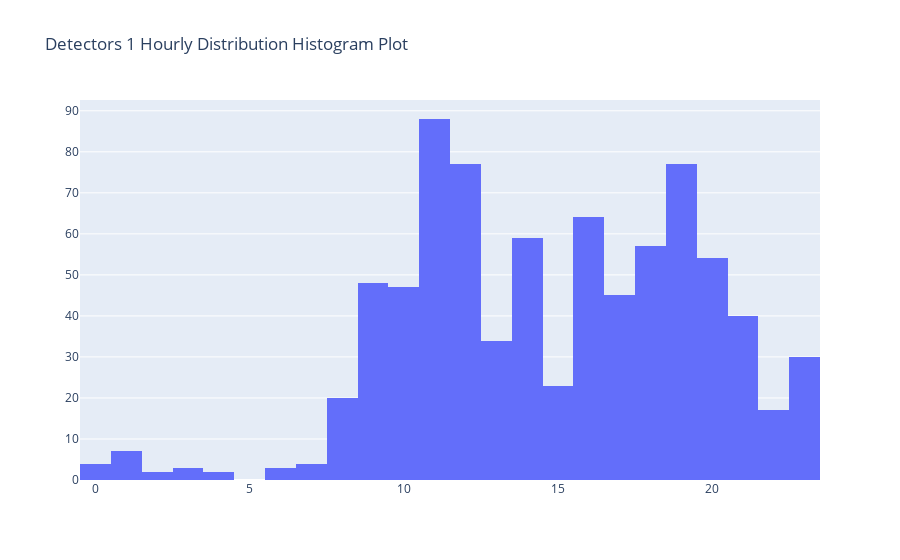

The notebook cell this image was saved under:
### Code cell
# defining data in interactive plots
trace1= go.Histogram(x=Detector_1['Hour'], nbinsx=24)
data = [trace1]
# defining layout
layout = go.Layout(title="Detectors 1 Hourly Distribution Histogram Plot")
# defining figure and plotting
fig = go.Figure(data = data,layout = layout)
iplot(fig)

### Figure 1 — Plotly figure (JSON) as saved in the notebook; plotly's stock layout.template omitted (floating-point values rounded to 4 significant figures; data arrays with more than 128 entries replaced by an {"elided": "..."} marker saying what was removed)
{"data": [{"nbinsx": 24, "type": "histogram", "x": {"elided": "805 int values"}}], "layout": {"title": {"text": "Detectors 1 Hourly Distribution Histogram Plot"}}}
